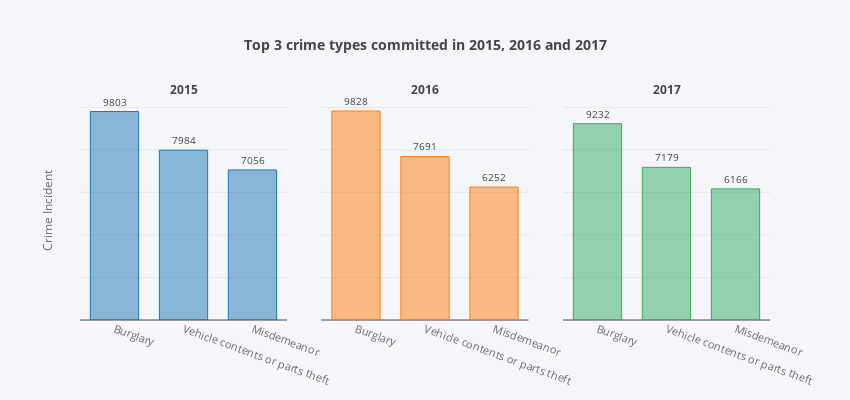

This figure's notebook cell:
### Markdown cell above
### What are the top 3 prevalent crimes or offenses committed in 2015, 2016 and 2017 in Montreal City?

### Code cell
# summarize data
tot =[aggdf[aggdf['YEAR']==year].sort_values('INCIDENT_COUNT', ascending=False)[:3] for year in yearlist]
prev = pd.concat(tot, ignore_index=True)

# display result in crosstab
display(pd.crosstab(index=prev['YEAR'], columns=prev['ADAPTED_CATEGORY'], values=prev['INCIDENT_COUNT'], aggfunc=sum))

# define chart data and plot
data = prev
chdata = {'trace_data':data, 'x':'ADAPTED_CATEGORY', 'y':'INCIDENT_COUNT'}
chlayout= {'height':400, 'width':850, 'title':"<b>Top 3 crime types committed in 2015, 2016 and 2017</b>", 'yaxistitle':'Crime Incident','tickangle':20}

plotchart(chdata, chlayout, titlelist, yearlist, subtitlelist=yearlist)

### Figure 1 — Plotly figure (JSON) as saved in the notebook; plotly's stock layout.template omitted (floating-point values rounded to 4 significant figures)
{"data": [{"cliponaxis": false, "hoverinfo": "text", "marker": {"color": "rgba(31, 119, 180, 0.5)", "line": {"color": "rgba(31, 119, 180, 1.0)", "width": 1}}, "name": "Burglary", "outsidetextfont": {"size": "10"}, "text": [9803, 7984, 7056], "textposition": "outside", "type": "bar", "width": 0.7, "x": ["Burglary", "Vehicle contents or parts theft", "Misdemeanor"], "xaxis": "x1", "y": [9803, 7984, 7056], "yaxis": "y1"}, {"cliponaxis": false, "hoverinfo": "text", "marker": {"color": "rgba(255, 127, 14, 0.5)", "line": {"color": "rgba(255, 127, 14, 1.0)", "width": 1}}, "name": "Vehicle contents or parts theft", "outsidetextfont": {"size": "10"}, "text": [9828, 7691, 6252], "textposition": "outside", "type": "bar", "width": 0.7, "x": ["Burglary", "Vehicle contents or parts theft", "Misdemeanor"], "xaxis": "x2", "y": [9828, 7691, 6252], "yaxis": "y1"}, {"cliponaxis": false, "hoverinfo": "text", "marker": {"color": "rgba(50, 171, 96, 0.5)", "line": {"color": "rgba(50, 171, 96, 1.0)", "width": 1}}, "name": "Misdemeanor", "outsidetextfont": {"size": "10"}, "text": [9232, 7179, 6166], "textposition": "outside", "type": "bar", "width": 0.7, "x": ["Burglary", "Vehicle contents or parts theft", "Misdemeanor"], "xaxis": "x3", "y": [9232, 7179, 6166], "yaxis": "y1"}], "layout": {"annotations": [{"font": {"size": 12}, "showarrow": false, "text": "<b>2015</b>", "x": 0.15, "xanchor": "center", "xref": "paper", "y": 1, "yanchor": "bottom", "yref": "paper"}, {"font": {"size": 12}, "showarrow": false, "text": "<b>2016</b>", "x": 0.5, "xanchor": "center", "xref": "paper", "y": 1, "yanchor": "bottom", "yref": "paper"}, {"font": {"size": 12}, "showarrow": false, "text": "<b>2017</b>", "x": 0.85, "xanchor": "center", "xref": "paper", "y": 1, "yanchor": "bottom", "yref": "paper"}], "autosize": false, "height": 400, "paper_bgcolor": "rgba(245, 246, 249, 1)", "plot_bgcolor": "rgba(245, 246, 249, 1)", "showlegend": false, "title": "<b>Top 3 crime types committed in 2015, 2016 and 2017</b>", "titlefont": {"size": 14}, "width": 850, "xaxis1": {"anchor": "y1", "domain": [0, 0.3], "tickangle": 20, "tickfont": {"color": "rgb(107, 107, 107)", "size": 11}, "titlefont": {"color": "rgb(107, 107, 107)", "size": 11}}, "xaxis2": {"anchor": "free", "domain": [0.35, 0.65], "position": 0, "tickangle": 20, "tickfont": {"color": "rgb(107, 107, 107)", "size": 11}, "titlefont": {"color": "rgb(107, 107, 107)", "size": 11}}, "xaxis3": {"anchor": "free", "domain": [0.7, 1], "position": 0, "tickangle": 20, "tickfont": {"color": "rgb(107, 107, 107)", "size": 11}, "titlefont": {"color": "rgb(107, 107, 107)", "size": 11}}, "yaxis1": {"anchor": "x1", "domain": [0, 1], "showgrid": true, "showticklabels": false, "title": "Crime Incident", "titlefont": {"color": "rgb(107, 107, 107)", "size": 12}}, "yaxis2": {"showgrid": true, "showticklabels": false, "title": "Crime Incident", "titlefont": {"color": "rgb(107, 107, 107)", "size": 12}}, "yaxis3": {"showgrid": true, "showticklabels": false, "title": "Crime Incident", "titlefont": {"color": "rgb(107, 107, 107)", "size": 12}}}}
